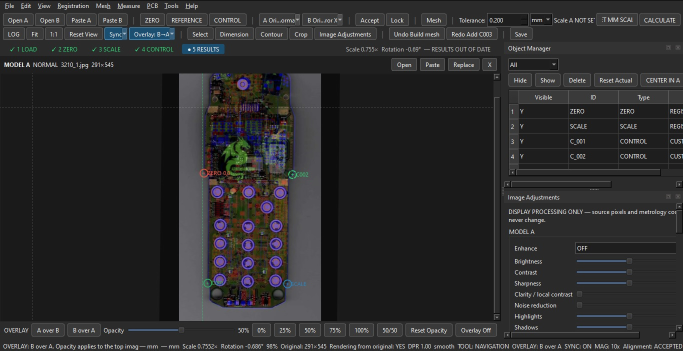
#> input picture pic/PCBC1.jpg, 1366 x 701 px (shown at 1/2 size)
$ python -i display.py   (imports and definitions only)
#> lines starting #> are read from the running program, lines starting #| are printed output that depends on the picture
#> further down, picture is the input picture: shape (701, 1366, 3); mean B, G, R 44.9, 44.2, 44.4
"""Display-only processing. Always starts from a copy of the current work image."""

from __future__ import annotations

import numpy as np

from models.adjustments import ImageAdjustments


# [85 lines left out: functions apply_adjustments, _shadows_highlights, _sharpen, _clarity, _denoise, not called in this run]


def _clahe(bgr: np.ndarray) -> np.ndarray:
    import cv2

    lab = cv2.cvtColor(bgr, cv2.COLOR_BGR2LAB)
#> lab: shape (701, 1366, 3); mean of channels 0, 1, 2 45.4, 128.5, 127.7
    l, a, b = cv2.split(lab)
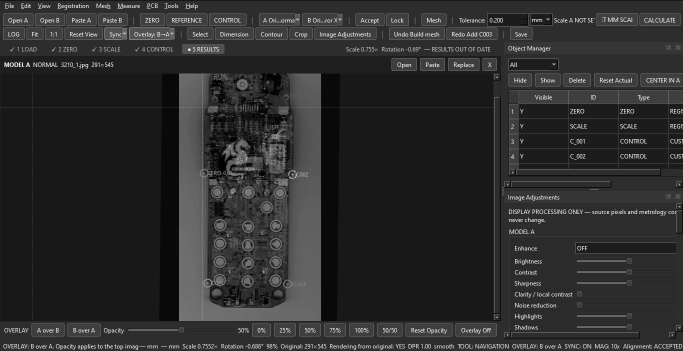
#> l: shape (701, 1366) (shown at 1/2 size); min 0, max 249, mean 45.4
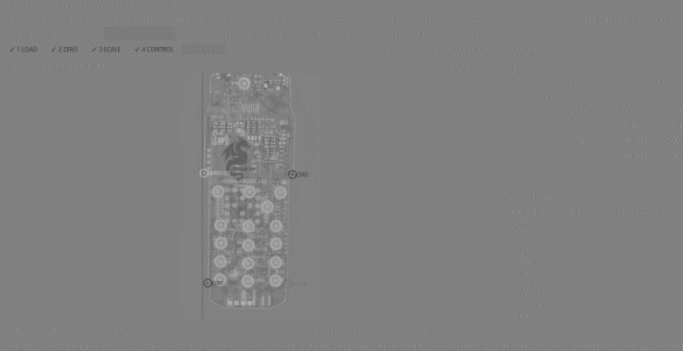
#> a: shape (701, 1366) (shown at 1/2 size); min 76, max 180, mean 128.5
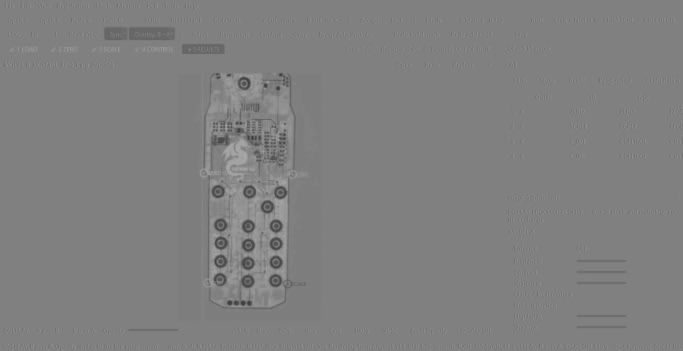
#> b: shape (701, 1366) (shown at 1/2 size); min 58, max 170, mean 127.7
    clahe = cv2.createCLAHE(clipLimit=2.0, tileGridSize=(8, 8))
    l2 = clahe.apply(l)
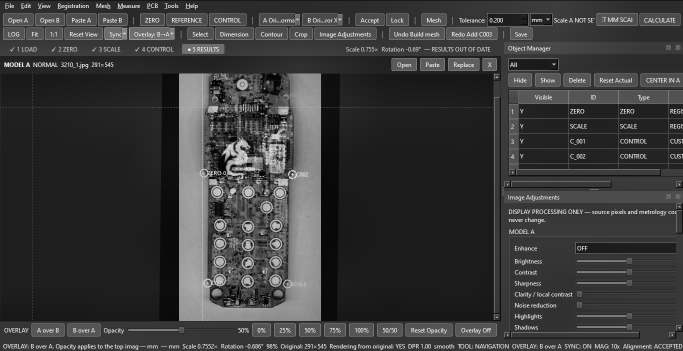
#> l2: shape (701, 1366) (shown at 1/2 size); min 1, max 251, mean 58.6
    return cv2.cvtColor(cv2.merge([l2, a, b]), cv2.COLOR_LAB2BGR)
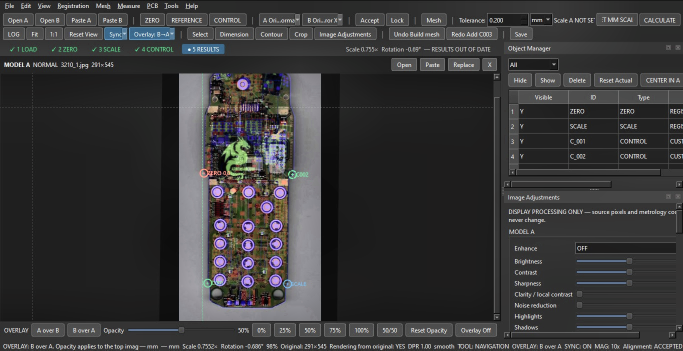
#> returned value: shape (701, 1366, 3) (shown at 1/2 size); mean B, G, R 57, 56.3, 56.6

>>> import cv2
>>> picture = cv2.imread('../pic/PCBC1.jpg')
>>> result = _clahe(picture)

$ run again, on pic/PCBC2.jpg
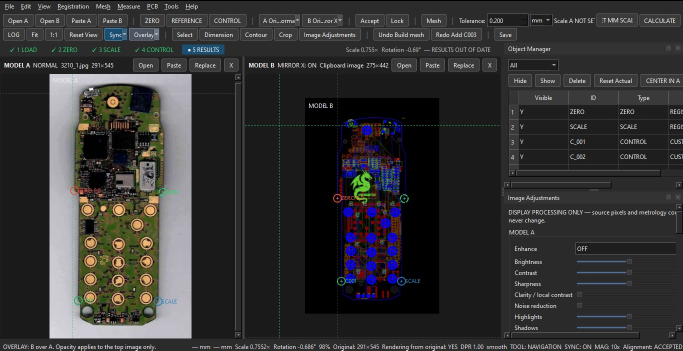
#> input picture pic/PCBC2.jpg, 1366 x 701 px (shown at 1/2 size)
#> picture is the input picture: shape (701, 1366, 3); mean B, G, R 51.1, 51, 51.6
#> lab: shape (701, 1366, 3); mean of channels 0, 1, 2 53, 128.6, 128.3
#> in _clahe, `l, a, b = cv2.split(lab)`:
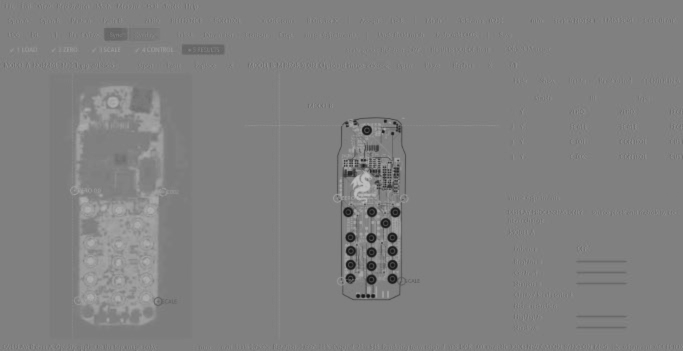
#> b: shape (701, 1366) (shown at 1/2 size); min 20, max 193, mean 128.3
#> in _clahe, `return cv2.cvtColor(cv2.merge([l2, a, b]), cv2.COLOR_LAB2BGR)`:
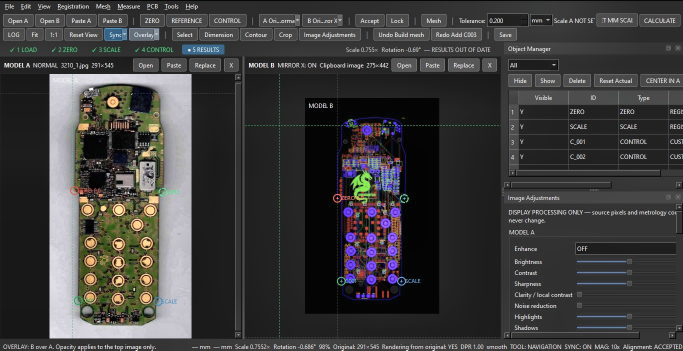
#> returned value: shape (701, 1366, 3) (shown at 1/2 size); mean B, G, R 60.6, 60.8, 61.6
